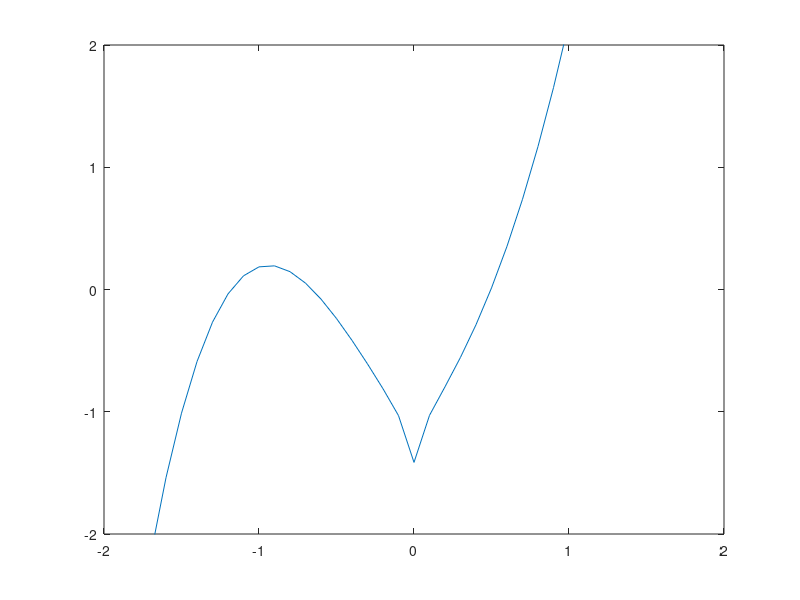

This chart was generated by the following MATLAB code:
clear

function y = f(x)
  y = e.^(sqrt(abs(x))) - (cos(x)).^2 + x.^3 - sqrt(1 + cos(x))
endfunction

x = -2:0.1:2;
plot(x, f(x));
axis([-2, 2, -2, 2]);